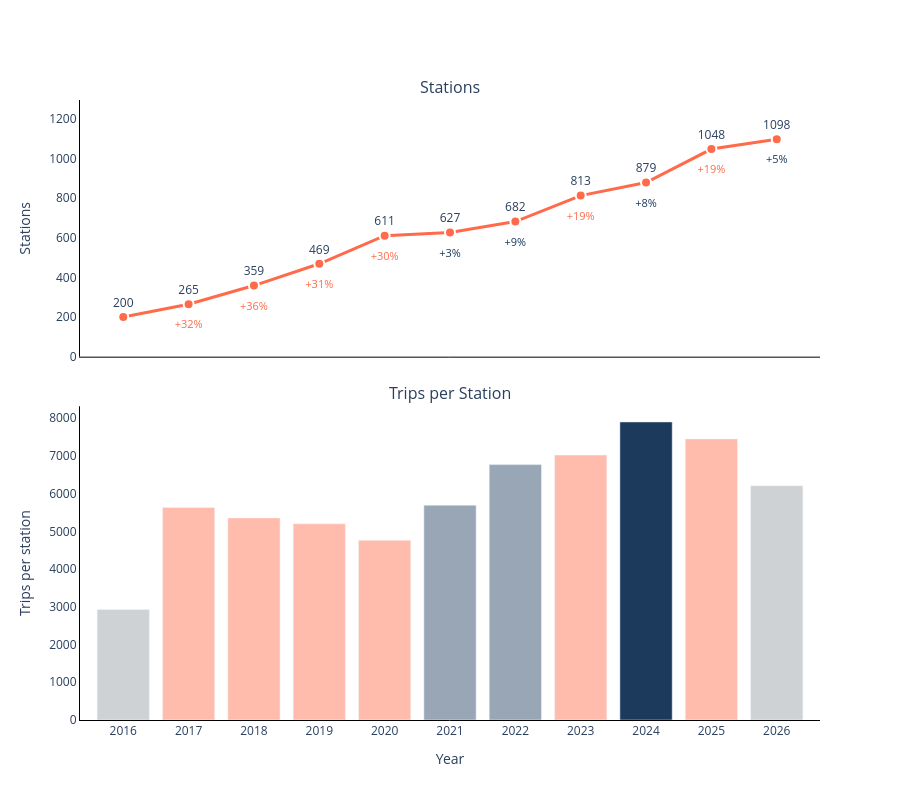

Here is the notebook cell this chart was saved with:
### Code cell
fig_stacked = make_subplots(
    rows=2, cols=1,
    shared_xaxes=True,
    vertical_spacing=0.08,
    row_heights=[0.45, 0.55],
    subplot_titles=('Stations', 'Trips per Station'),
)

stations_count_labels = [f"{v}" for v in trips_per_station['stations']]
stations_pct_labels = [
    '' if pd.isna(p) else f"{p:+.0%}"
    for p in trips_per_station['yoy_fleet_pct_change']
]
# below 10% YoY growth reads as a slowdown (navy); 10%+ as healthy growth (orange) -
# warm/cool rather than red/green, which is one of the least colorblind-safe
# pairings
stations_pct_colors = [
    '#888888' if pd.isna(p) else ('#1B3A5C' if p < 0.10 else '#FF6B4A')
    for p in trips_per_station['yoy_fleet_pct_change']
]

yoy_hover = [
    '' if pd.isna(v) else f"<br><b>YoY change:</b> {v:+.0f}"
    for v in trips_per_station['yoy_fleet_change']
]

fig_stacked.add_trace(go.Scatter(
    x=trips_per_station['year'],
    y=trips_per_station['stations'],
    mode='lines+markers+text',
    text=stations_count_labels,
    textposition='top center',
    cliponaxis=False,
    line=dict(color='#FF6B4A', width=3),
    marker=dict(color='#FF6B4A', size=10, line=dict(color='white', width=2)),
    customdata=yoy_hover,
    hovertemplate='<b>Year:</b> %{x}<br><b>Value:</b> %{y:,.0f}%{customdata}<extra></extra>',
), row=1, col=1)

pct_offset = (trips_per_station['stations'].max() - trips_per_station['stations'].min()) * 0.09

fig_stacked.add_trace(go.Scatter(
    x=trips_per_station['year'],
    y=trips_per_station['stations'] - pct_offset,
    mode='text',
    text=stations_pct_labels,
    textposition='bottom center',
    cliponaxis=False,
    textfont=dict(color=stations_pct_colors, size=11),
    hoverinfo='skip',
    showlegend=False,
), row=1, col=1)


bar_colors = [
    '#B0B5BA' if y in (2016, 2026) else ('#FF6B4A' if p >= 0.10 else '#1B3A5C')
    for y, p in zip(trips_per_station['year'], trips_per_station['yoy_fleet_pct_change'])
]

cycle_stage = [
    'Incomplete year' if y in (2016, 2026) else (
        'Expansion — fleet growing fast' if p >= 0.10 else 'Absorption — demand catching up'
    )
    for y, p in zip(trips_per_station['year'], trips_per_station['yoy_fleet_pct_change'])
]
bar_opacities = [1.0 if y == 2024 else (0.6 if y in (2016, 2026) else 0.45) for y in trips_per_station['year']]

fig_stacked.add_trace(go.Bar(
    x=trips_per_station['year'],
    y=trips_per_station['trips_per_station'],
    marker=dict(color=bar_colors, opacity=bar_opacities),
    customdata=cycle_stage,
    hovertemplate='<b>Year:</b> %{x}<br><b>Value:</b> %{y:,.0f}<br><b>Stage:</b> %{customdata}<extra></extra>',
), row=2, col=1)

fig_stacked.update_layout(
    # title=dict(text='Stations and Trips per Station, by Year', x=0.5),
    showlegend=False,
    hoverlabel=dict(bgcolor='#FFF8E7', bordercolor='#D9A440', font=dict(color='#1a1a1a', size=13)),
    plot_bgcolor='white',
    paper_bgcolor='white',
    autosize=True,
    height=800,
    margin=dict(t=100),
)

fig_stacked.update_xaxes(showgrid=False, showline=True, linecolor='black', tickmode='array', tickvals=trips_per_station['year'], row=1, col=1)
fig_stacked.update_xaxes(title='Year', showgrid=False, showline=True, linecolor='black', tickmode='array', tickvals=trips_per_station['year'], row=2, col=1)
fig_stacked.update_yaxes(title='Stations', showgrid=False, showline=True, linecolor='black', range=[0, trips_per_station['stations'].max() * 1.18], row=1, col=1)
fig_stacked.update_yaxes(title='Trips per station', showgrid=False, showline=True, linecolor='black', row=2, col=1)

fig_stacked.write_html(
    'stations_trips_per_station_chart.html',
    include_plotlyjs='cdn',
    full_html=True,
    default_width='100%',
    default_height='100%',
    config={'responsive': True},
)

fig_stacked

### Figure 1 — Plotly figure (JSON) as saved in the notebook; plotly's stock layout.template omitted (floating-point values rounded to 4 significant figures)
{"data": [{"cliponaxis": false, "customdata": ["", "<br><b>YoY change:</b> +65", "<br><b>YoY change:</b> +94", "<br><b>YoY change:</b> +110", "<br><b>YoY change:</b> +142", "<br><b>YoY change:</b> +16", "<br><b>YoY change:</b> +55", "<br><b>YoY change:</b> +131", "<br><b>YoY change:</b> +66", "<br><b>YoY change:</b> +169", "<br><b>YoY change:</b> +50"], "hovertemplate": "<b>Year:</b> %{x}<br><b>Value:</b> %{y:,.0f}%{customdata}<extra></extra>", "line": {"color": "#FF6B4A", "width": 3}, "marker": {"color": "#FF6B4A", "line": {"color": "white", "width": 2}, "size": 10}, "mode": "lines+markers+text", "text": ["200", "265", "359", "469", "611", "627", "682", "813", "879", "1048", "1098"], "textposition": "top center", "type": "scatter", "x": [2016, 2017, 2018, 2019, 2020, 2021, 2022, 2023, 2024, 2025, 2026], "xaxis": "x", "y": [200, 265, 359, 469, 611, 627, 682, 813, 879, 1048, 1098], "yaxis": "y"}, {"cliponaxis": false, "hoverinfo": "skip", "mode": "text", "showlegend": false, "text": ["", "+32%", "+36%", "+31%", "+30%", "+3%", "+9%", "+19%", "+8%", "+19%", "+5%"], "textfont": {"color": ["#888888", "#FF6B4A", "#FF6B4A", "#FF6B4A", "#FF6B4A", "#1B3A5C", "#1B3A5C", "#FF6B4A", "#1B3A5C", "#FF6B4A", "#1B3A5C"], "size": 11}, "textposition": "bottom center", "type": "scatter", "x": [2016, 2017, 2018, 2019, 2020, 2021, 2022, 2023, 2024, 2025, 2026], "xaxis": "x", "y": [119.2, 184.2, 278.2, 388.2, 530.2, 546.2, 601.2, 732.2, 798.2, 967.2, 1017.0], "yaxis": "y"}, {"customdata": ["Incomplete year", "Expansion — fleet growing fast", "Expansion — fleet growing fast", "Expansion — fleet growing fast", "Expansion — fleet growing fast", "Absorption — demand catching up", "Absorption — demand catching up", "Expansion — fleet growing fast", "Absorption — demand catching up", "Expansion — fleet growing fast", "Incomplete year"], "hovertemplate": "<b>Year:</b> %{x}<br><b>Value:</b> %{y:,.0f}<br><b>Stage:</b> %{customdata}<extra></extra>", "marker": {"color": ["#B0B5BA", "#FF6B4A", "#FF6B4A", "#FF6B4A", "#FF6B4A", "#1B3A5C", "#1B3A5C", "#FF6B4A", "#1B3A5C", "#FF6B4A", "#B0B5BA"], "opacity": [0.6, 0.45, 0.45, 0.45, 0.45, 0.45, 0.45, 0.45, 1, 0.45, 0.6]}, "type": "bar", "x": [2016, 2017, 2018, 2019, 2020, 2021, 2022, 2023, 2024, 2025, 2026], "xaxis": "x2", "y": [2928.0, 5632.0, 5356.0, 5201.0, 4762.0, 5693.0, 6768.0, 7022.0, 7898.0, 7449.0, 6210.0], "yaxis": "y2"}], "layout": {"annotations": [{"font": {"size": 16}, "showarrow": false, "text": "Stations", "x": 0.5, "xanchor": "center", "xref": "paper", "y": 1, "yanchor": "bottom", "yref": "paper"}, {"font": {"size": 16}, "showarrow": false, "text": "Trips per Station", "x": 0.5, "xanchor": "center", "xref": "paper", "y": 0.506, "yanchor": "bottom", "yref": "paper"}], "autosize": true, "height": 800, "hoverlabel": {"bgcolor": "#FFF8E7", "bordercolor": "#D9A440", "font": {"color": "#1a1a1a", "size": 13}}, "margin": {"t": 100}, "paper_bgcolor": "white", "plot_bgcolor": "white", "showlegend": false, "xaxis": {"anchor": "y", "domain": [0, 1], "linecolor": "black", "matches": "x2", "showgrid": false, "showline": true, "showticklabels": false, "tickmode": "array", "tickvals": [2016, 2017, 2018, 2019, 2020, 2021, 2022, 2023, 2024, 2025, 2026]}, "xaxis2": {"anchor": "y2", "domain": [0, 1], "linecolor": "black", "showgrid": false, "showline": true, "tickmode": "array", "tickvals": [2016, 2017, 2018, 2019, 2020, 2021, 2022, 2023, 2024, 2025, 2026], "title": {"text": "Year"}}, "yaxis": {"anchor": "x", "domain": [0.586, 1], "linecolor": "black", "range": [0, 1296.0], "showgrid": false, "showline": true, "title": {"text": "Stations"}}, "yaxis2": {"anchor": "x2", "domain": [0, 0.506], "linecolor": "black", "showgrid": false, "showline": true, "title": {"text": "Trips per station"}}}}
